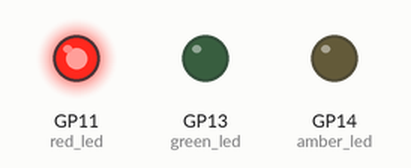
Simulated run of this program. Board: Raspberry Pi Pico running CircuitPython. Parts: output pins drawn as LEDs (lit = HIGH).

Above: at 2.5 s.
At 6.0 s:
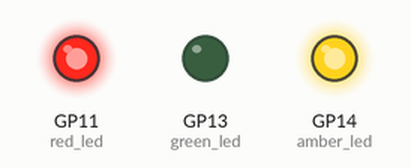
At 9.5 s:
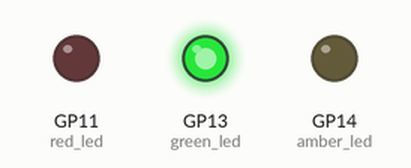
At 13.5 s:
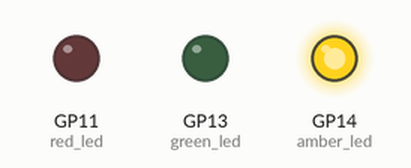
Timing chart, 0 to 19.5 s (numbered marks = the images above):
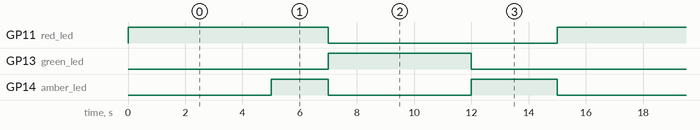

The program:

TrafficLight.py
```python
# Autor: Carlos Eduardo Ortega Frias
# Practica 3.4 - Traffic Light
import time
import board
import digitalio

red_led = digitalio.DigitalInOut(board.GP11)
red_led.direction = digitalio.Direction.OUTPUT
amber_led = digitalio.DigitalInOut(board.GP14)
amber_led.direction = digitalio.Direction.OUTPUT
green_led = digitalio.DigitalInOut(board.GP13)
green_led.direction = digitalio.Direction.OUTPUT

while True:
    red_led.value = True
    time.sleep(5)
    amber_led.value = True
    time.sleep(2)
    red_led.value = False
    amber_led.value = False
    green_led.value = True
    time.sleep(5)
    green_led.value = False
    amber_led.value = True
    time.sleep(3)
    amber_led.value = False
```

Measured:
- by itself, GP11 (red_led): alternates HIGH for 7.0 s and LOW for 8.0 s
- by itself, GP13 (green_led): alternates HIGH for 5.0 s and LOW for 10.0 s
- by itself, GP14 (amber_led): repeats every 15.0 s: LOW 5.0 s, HIGH 3.0 s, LOW 5.0 s, HIGH 2.0 s
